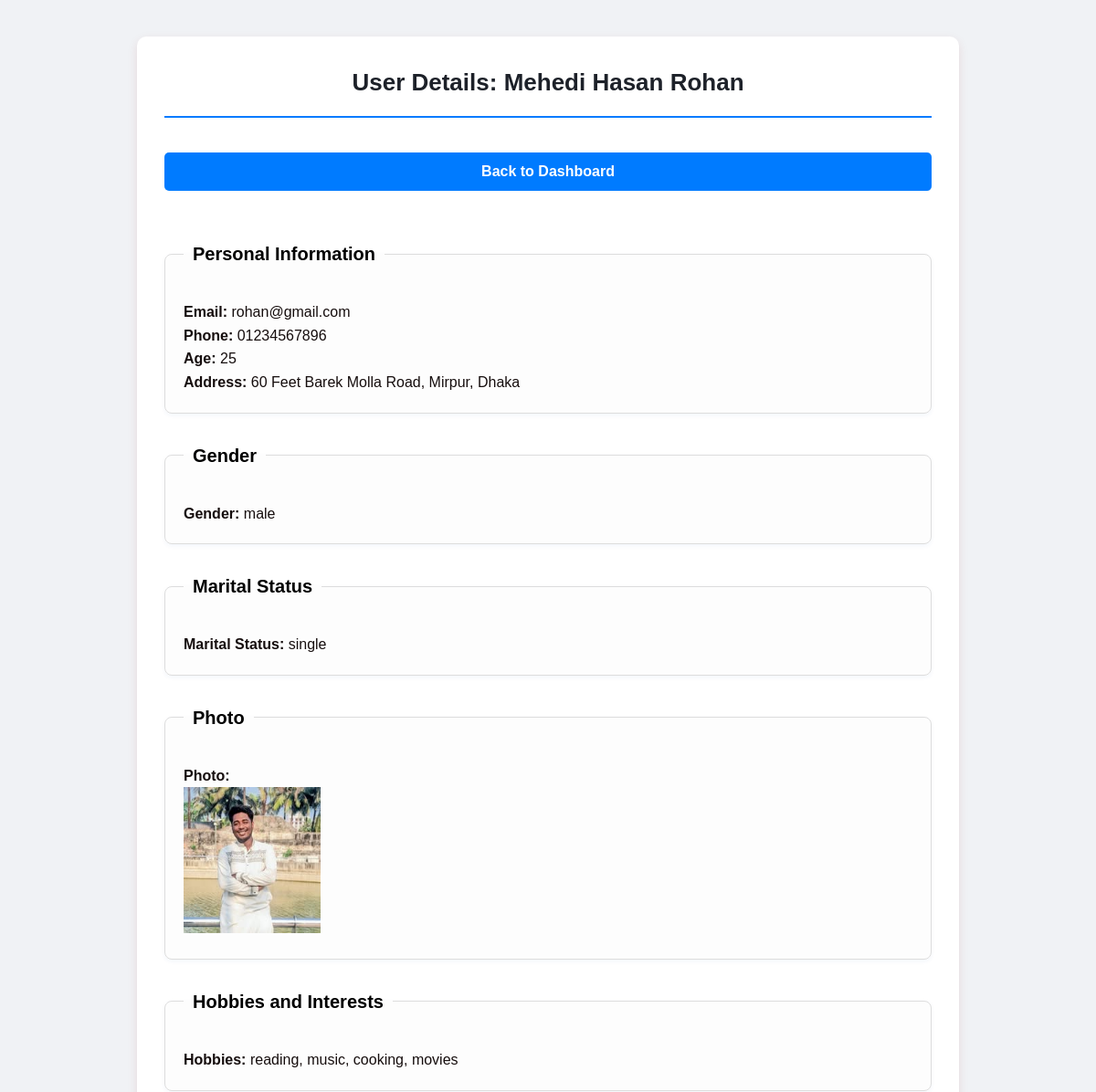
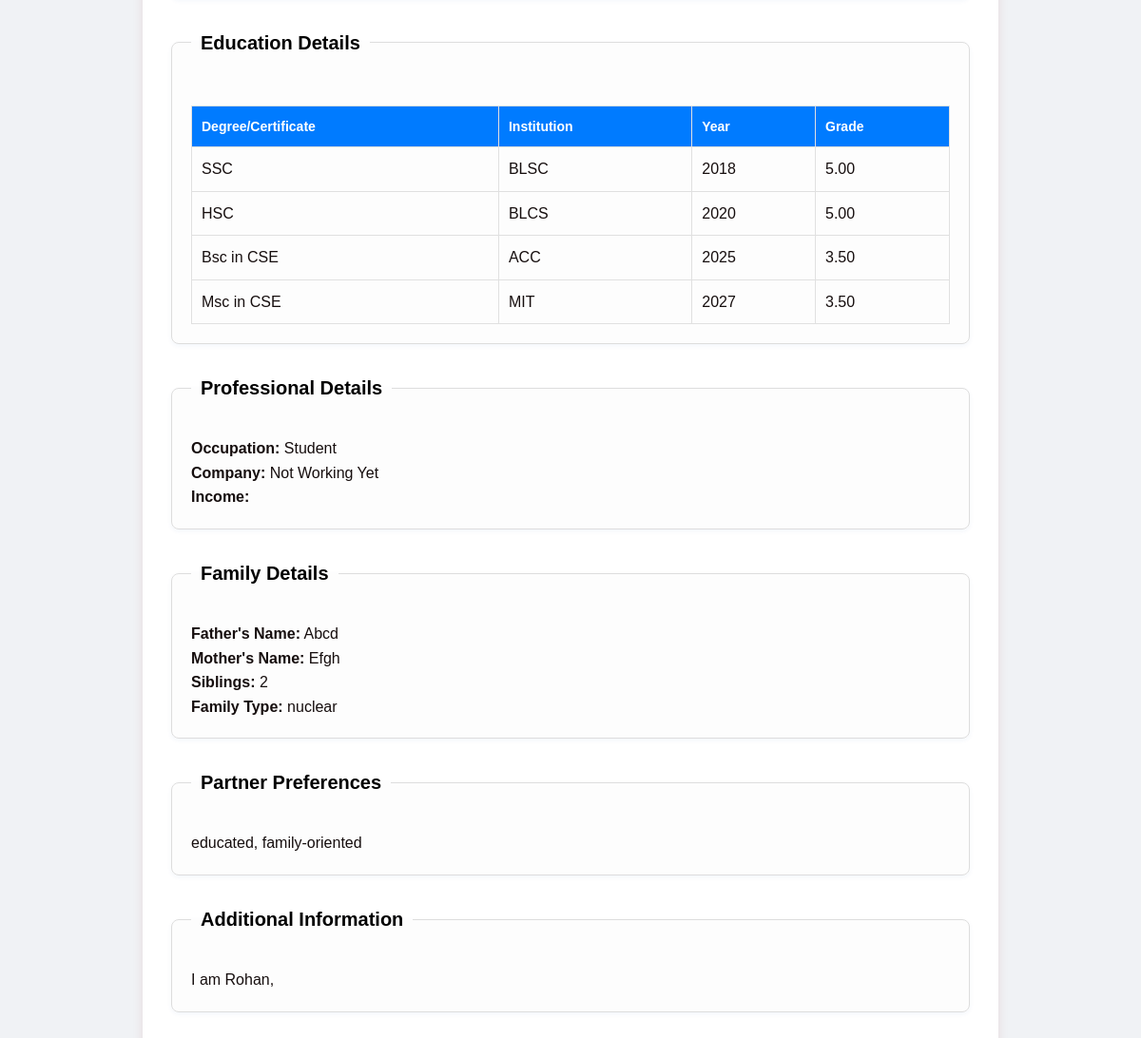
Page /view_user.php?id=25 (signed in) on the committed database (2 pictures, top to bottom).
### tables this page shows
CREATE TABLE `users` (
  `id` int(11) NOT NULL,
  `email` varchar(255) NOT NULL,
  `password` varchar(255) NOT NULL,
  `fullName` varchar(255) NOT NULL,
  `phone` varchar(20) DEFAULT NULL,
  `gender` enum('male','female','other') DEFAULT NULL,
  `maritalStatus` varchar(50) DEFAULT NULL,
  `role` enum('admin','user') NOT NULL DEFAULT 'user'
);

CREATE TABLE `biodata` (
  `id` int(11) NOT NULL,
  `user_id` int(11) NOT NULL,
  `age` int(3) DEFAULT NULL,
  `address` text DEFAULT NULL,
  `hobbies` varchar(255) DEFAULT NULL,
  `photo` varchar(255) DEFAULT NULL,
  `degree1` varchar(255) DEFAULT NULL,
  `institution1` varchar(255) DEFAULT NULL,
  `year1` int(4) DEFAULT NULL,
  `grade1` varchar(50) DEFAULT NULL,
  `degree2` varchar(255) DEFAULT NULL,
  `institution2` varchar(255) DEFAULT NULL,
  `year2` int(4) DEFAULT NULL,
  `grade2` varchar(50) DEFAULT NULL,
  `degree3` varchar(255) DEFAULT NULL,
  `institution3` varchar(255) DEFAULT NULL,
  `year3` int(4) DEFAULT NULL,
  `grade3` varchar(50) DEFAULT NULL,
  `degree4` varchar(255) DEFAULT NULL,
  `institution4` varchar(255) DEFAULT NULL,
  `year4` int(4) DEFAULT NULL,
  `grade4` varchar(50) DEFAULT NULL,
  `occupation` varchar(255) DEFAULT NULL,
  `company` varchar(255) DEFAULT NULL,
  `income` varchar(100) DEFAULT NULL,
  `fatherName` varchar(255) DEFAULT NULL,
  `motherName` varchar(255) DEFAULT NULL,
  `siblings` int(2) DEFAULT NULL,
  `familyType` varchar(50) DEFAULT NULL,
  `preferences` varchar(255) DEFAULT NULL,
  `additionalInfo` text DEFAULT NULL
);

### view_user.php (the view, shortened to what this page needs)
<?php
include 'config.php';
$user_id = $_GET['id'];
$stmt = $conn->prepare("SELECT * FROM users WHERE id = ?");
$stmt->bind_param("i", $user_id);
$stmt->execute();
$user = $stmt->get_result()->fetch_assoc();
$stmt2 = $conn->prepare("SELECT * FROM biodata WHERE user_id = ?");
$stmt2->bind_param("i", $user_id);
$stmt2->execute();
$biodata = $stmt2->get_result()->fetch_assoc();
?>
<!DOCTYPE html>
<html lang="en">
<head>
    <link rel="stylesheet" href="style.css">
</head>
<body>
    <div class="container">
        <h1>User Details: <?php echo htmlspecialchars($user['fullName']); ?></h1>
        <div class="dashboard-nav">
            <input type="button" value="Back to Dashboard" width="15%" class="submit-btn" onclick="window.location.href='admin_dashboard.php'">
        </div>
       <br>
        <fieldset class="section">
            <legend>Personal Information</legend>
            <p><strong>Email:</strong> <?php echo htmlspecialchars($user['email']); ?></p>
            <p><strong>Phone:</strong> <?php echo htmlspecialchars($user['phone']); ?></p>
            <?php if ($biodata): ?>
                <p><strong>Age:</strong> <?php echo htmlspecialchars($biodata['age']); ?></p>
                <p><strong>Address:</strong> <?php echo htmlspecialchars($biodata['address']); ?></p>
        </fieldset>
        <fieldset class="section">
            <legend>Gender</legend>
            <p><strong>Gender:</strong> <?php echo htmlspecialchars($user['gender']); ?></p>
        </fieldset>
        <fieldset class="section">
            <legend>Marital Status</legend>
            <p><strong>Marital Status:</strong> <?php echo htmlspecialchars($user['maritalStatus']); ?></p>
        </fieldset>
        <fieldset class="section">
            <legend>Photo</legend>
            <?php if ($biodata['photo']): ?>
                <p><strong>Photo:</strong><br> <img src="<?php echo htmlspecialchars($biodata['photo']); ?>" width="150" height="160"></p>
            <?php endif; ?>
        <?php endif; ?>
        </fieldset>
        <fieldset class="section">
            <legend>Hobbies and Interests</legend>
            <p><strong>Hobbies:</strong> <?php echo htmlspecialchars($biodata['hobbies']); ?></p>
        </fieldset>
        <?php if ($biodata): ?>
            <fieldset class="section">
                <legend>Education Details</legend>
                <table class="education-table">
                    <thead>
                        <tr>
                            <th>Degree/Certificate</th>
                            <th>Institution</th>
                            <th>Year</th>
                            <th>Grade</th>
                        </tr>
                    </thead>
                    <tbody>
                        <?php for ($i = 1; $i <= 4; $i++): ?>
                            <?php if ($biodata["degree$i"]): ?>
                                <tr>
                                    <td><?php echo htmlspecialchars($biodata["degree$i"]); ?></td>
                                    <td><?php echo htmlspecialchars($biodata["institution$i"]); ?></td>
                                    <td><?php echo htmlspecialchars($biodata["year$i"]); ?></td>
                                    <td><?php echo htmlspecialchars($biodata["grade$i"]); ?></td>
                                </tr>
                            <?php endif; ?>
                        <?php endfor; ?>
                    </tbody>
                </table>
            </fieldset>
            <fieldset class="section">
                <legend>Professional Details</legend>
                <p><strong>Occupation:</strong> <?php echo htmlspecialchars($biodata['occupation']); ?></p>
                <p><strong>Company:</strong> <?php echo htmlspecialchars($biodata['company']); ?></p>
                <p><strong>Income:</strong> <?php echo htmlspecialchars($biodata['income']); ?></p>
            </fieldset>
            <fieldset class="section">
                <legend>Family Details</legend>
                <p><strong>Father's Name:</strong> <?php echo htmlspecialchars($biodata['fatherName']); ?></p>
                <p><strong>Mother's Name:</strong> <?php echo htmlspecialchars($biodata['motherName']); ?></p>
                <p><strong>Siblings:</strong> <?php echo htmlspecialchars($biodata['siblings']); ?></p>
                <p><strong>Family Type:</strong> <?php echo htmlspecialchars($biodata['familyType']); ?></p>
            </fieldset>
            <fieldset class="section">
                <legend>Partner Preferences</legend>
                <p><?php echo htmlspecialchars($biodata['preferences']); ?></p>
            </fieldset>
            <fieldset class="section">
                <legend>Additional Information</legend>
                <p><?php echo nl2br(htmlspecialchars($biodata['additionalInfo'])); ?></p>
            </fieldset>
        <?php endif; ?>
    </div>
</body>
</html>

### style.css (style rules this page uses)
* { margin: 0; padding: 0; box-sizing: border-box; }
html { font-size: 16px; scroll-behavior: smooth; }
body { font-family: Arial, sans-serif; background-color: #f0f2f5; padding: 20px; line-height: 1.6; color: #160e0e; }
h1 { text-align: center; color: #1d2129; margin-bottom: 30px; font-size: 26px; border-bottom: 2px solid #007bff; padding-bottom: 15px; }
.container { max-width: 900px; margin: 20px auto; background-color: #ffffff; padding: 30px; border-radius: 10px; box-shadow: 0 4px 12px rgba(156, 15, 15, 0.1); }
.section { margin-bottom: 30px; padding: 20px; border: 1px solid #ddd; border-radius: 8px; background-color: #fdfdfd; box-shadow: 0 2px 5px rgba(29, 70, 184, 0.05); }
fieldset { border: none; padding: 0; margin: 0; }
.section legend { color: #000000; margin-bottom: 15px; font-family: 'Arial', sans-serif; font-size: 20px; font-weight: bold; padding: 0 10px; width: auto; border-bottom: none; }
.education-table { width: 100%; border-collapse: collapse; margin-top: 15px; }
.education-table th, .education-table td { border: 1px solid #e0e0e0; padding: 10px; text-align: left; }
.education-table th { background-color: #007bff; color: white; font-weight: bold; font-size: 14px; }
.submit-btn, .reset-btn { padding: 12px 30px; margin: 0 10px; border: none; border-radius: 5px; cursor: pointer; font-size: 16px; font-weight: bold; transition: background-color 0.2s ease-in-out, transform 0.1s ease; }
.submit-btn { background-color: #007bff; color: white; }
.submit-btn, .reset-btn { margin: 8px 0; width: 100%; }
.dashboard-nav { display: flex; gap: 10px; flex-wrap: wrap; margin-bottom: 20px; }
.dashboard-nav input[type="button"] { flex: 1; min-width: 120px; }

### rows in the picture
users: fullName "Mehedi Hasan Rohan", email "rohan@gmail.com", phone "01234567896", gender "male", maritalStatus "single"
biodata: age "25", address "60 Feet Barek Molla Road, Mirpur, Dhaka", photo (picture), hobbies "reading, music, cooking, movies", degree1 "SSC", institution1 "BLSC", year1 "2018", grade1 "5.00", degree2 "HSC", institution2 "BLCS", year2 "2020", grade2 "5.00", degree3 "Bsc in CSE", institution3 "ACC", year3 "2025", grade3 "3.50", degree4 "Msc in CSE", institution4 "MIT", year4 "2027", grade4 "3.50", occupation "Student", company "Not Working Yet", fatherName "Abcd", motherName "Efgh", siblings "2", familyType "nuclear", preferences "educated, family-oriented", additionalInfo "I am Rohan,"
